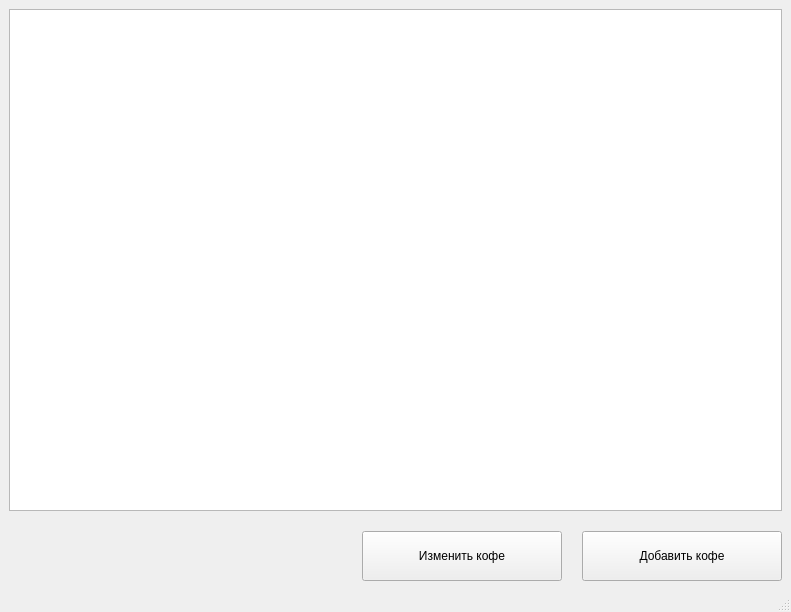
<?xml version="1.0" encoding="UTF-8"?>
<ui version="4.0">
 <class>MainWindow</class>
 <widget class="QMainWindow" name="MainWindow">
  <property name="geometry">
   <rect>
    <x>0</x>
    <y>0</y>
    <width>791</width>
    <height>612</height>
   </rect>
  </property>
  <property name="windowTitle">
   <string>Эспрессо</string>
  </property>
  <property name="styleSheet">
   <string notr="true">* {font: 15pt &quot;MS Shell Dlg 2&quot;;}</string>
  </property>
  <widget class="QWidget" name="centralwidget">
   <layout class="QGridLayout" name="gridLayout_2">
    <item row="0" column="0">
     <layout class="QGridLayout" name="gridLayout">
      <property name="spacing">
       <number>20</number>
      </property>
      <item row="2" column="0">
       <spacer name="horizontalSpacer">
        <property name="orientation">
         <enum>Qt::Horizontal</enum>
        </property>
        <property name="sizeHint" stdset="0">
         <size>
          <width>40</width>
          <height>20</height>
         </size>
        </property>
       </spacer>
      </item>
      <item row="1" column="0" colspan="3">
       <widget class="QTableWidget" name="table"/>
      </item>
      <item row="2" column="2">
       <widget class="QPushButton" name="add_btn">
        <property name="minimumSize">
         <size>
          <width>200</width>
          <height>50</height>
         </size>
        </property>
        <property name="maximumSize">
         <size>
          <width>200</width>
          <height>50</height>
         </size>
        </property>
        <property name="text">
         <string>Добавить кофе</string>
        </property>
       </widget>
      </item>
      <item row="2" column="1">
       <widget class="QPushButton" name="change_btn">
        <property name="minimumSize">
         <size>
          <width>200</width>
          <height>50</height>
         </size>
        </property>
        <property name="maximumSize">
         <size>
          <width>200</width>
          <height>50</height>
         </size>
        </property>
        <property name="text">
         <string>Изменить кофе</string>
        </property>
       </widget>
      </item>
     </layout>
    </item>
   </layout>
  </widget>
  <widget class="QMenuBar" name="menubar">
   <property name="geometry">
    <rect>
     <x>0</x>
     <y>0</y>
     <width>791</width>
     <height>30</height>
    </rect>
   </property>
  </widget>
  <widget class="QStatusBar" name="statusbar"/>
 </widget>
 <resources/>
 <connections/>
</ui>
